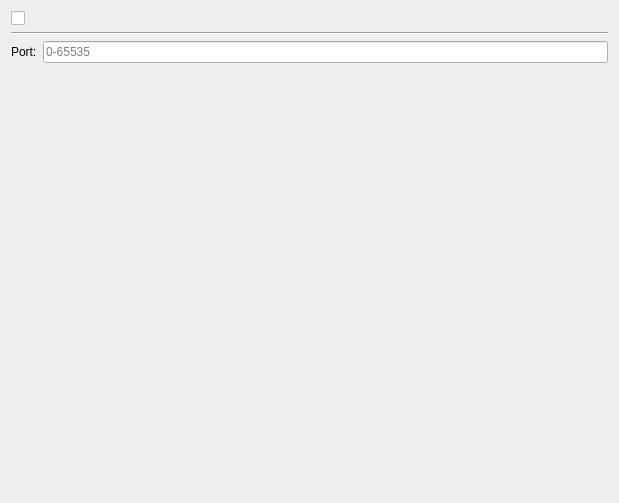
<?xml version="1.0" encoding="UTF-8"?>
<ui version="4.0">
 <class>ServerSettingsWidget</class>
 <widget class="QWidget" name="ServerSettingsWidget">
  <property name="geometry">
   <rect>
    <x>0</x>
    <y>0</y>
    <width>619</width>
    <height>503</height>
   </rect>
  </property>
  <property name="windowTitle">
   <string>Aegis Server</string>
  </property>
  <layout class="QVBoxLayout" name="verticalLayout">
   <item>
    <widget class="QCheckBox" name="m_server_checkbox">
     <property name="styleSheet">
      <string notr="true">QCheckBox::indicator:unchecked {
    image: url(:/plugins/aegis/server/images/32x32/start.png);
}

QCheckBox::indicator:checked {
    image: url(:/plugins/aegis/server/images/32x32/stop.png);
}</string>
     </property>
     <property name="text">
      <string/>
     </property>
     <property name="iconSize">
      <size>
       <width>16</width>
       <height>16</height>
      </size>
     </property>
    </widget>
   </item>
   <item>
    <widget class="Line" name="line">
     <property name="orientation">
      <enum>Qt::Horizontal</enum>
     </property>
    </widget>
   </item>
   <item>
    <layout class="QGridLayout" name="gridLayout">
     <property name="bottomMargin">
      <number>0</number>
     </property>
     <item row="1" column="0">
      <widget class="QLabel" name="label">
       <property name="text">
        <string>Port:</string>
       </property>
      </widget>
     </item>
     <item row="1" column="1">
      <widget class="QLineEdit" name="m_port_edit">
       <property name="placeholderText">
        <string>0-65535</string>
       </property>
      </widget>
     </item>
    </layout>
   </item>
   <item>
    <spacer name="verticalSpacer">
     <property name="orientation">
      <enum>Qt::Vertical</enum>
     </property>
     <property name="sizeHint" stdset="0">
      <size>
       <width>20</width>
       <height>40</height>
      </size>
     </property>
    </spacer>
   </item>
  </layout>
 </widget>
 <resources/>
 <connections/>
</ui>
